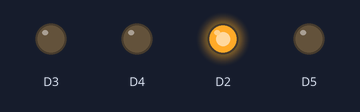
This sketch was run on a simulated ESP8266 (NodeMCU). On the bench: output pins drawn as LEDs (lit = HIGH).

Above: at 1.0 s.
At 3.0 s:
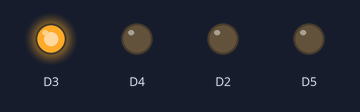
At 5.0 s:
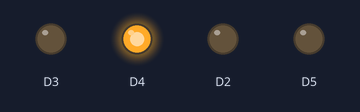
At 7.0 s:
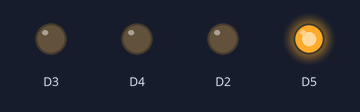
Timing chart, 0 to 10.4 s (numbered marks = the images above):
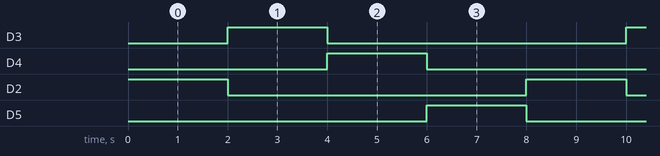

The sketch:

led_blink.ino
```cpp
void setup() {
  pinMode(D2, OUTPUT);
  pinMode(D3, OUTPUT);
  pinMode(D4, OUTPUT);
  pinMode(D5, OUTPUT);
}

void loop() {
  digitalWrite(D2, HIGH);
  delay(2000);
  digitalWrite(D2, LOW);

  digitalWrite(D3, HIGH);
  delay(2000);
  digitalWrite(D3, LOW);
  digitalWrite(D4, HIGH);
  delay(2000);
  digitalWrite(D4, LOW);
  digitalWrite(D5, HIGH);
  delay(2000);
  digitalWrite(D5, LOW);


}
```

Measured:
- by itself, D3, D4, D2, D5: alternates HIGH for 2.0 s and LOW for 6.0 s
- by itself, everything shown: repeats every 8.0 s, in 5 steps
